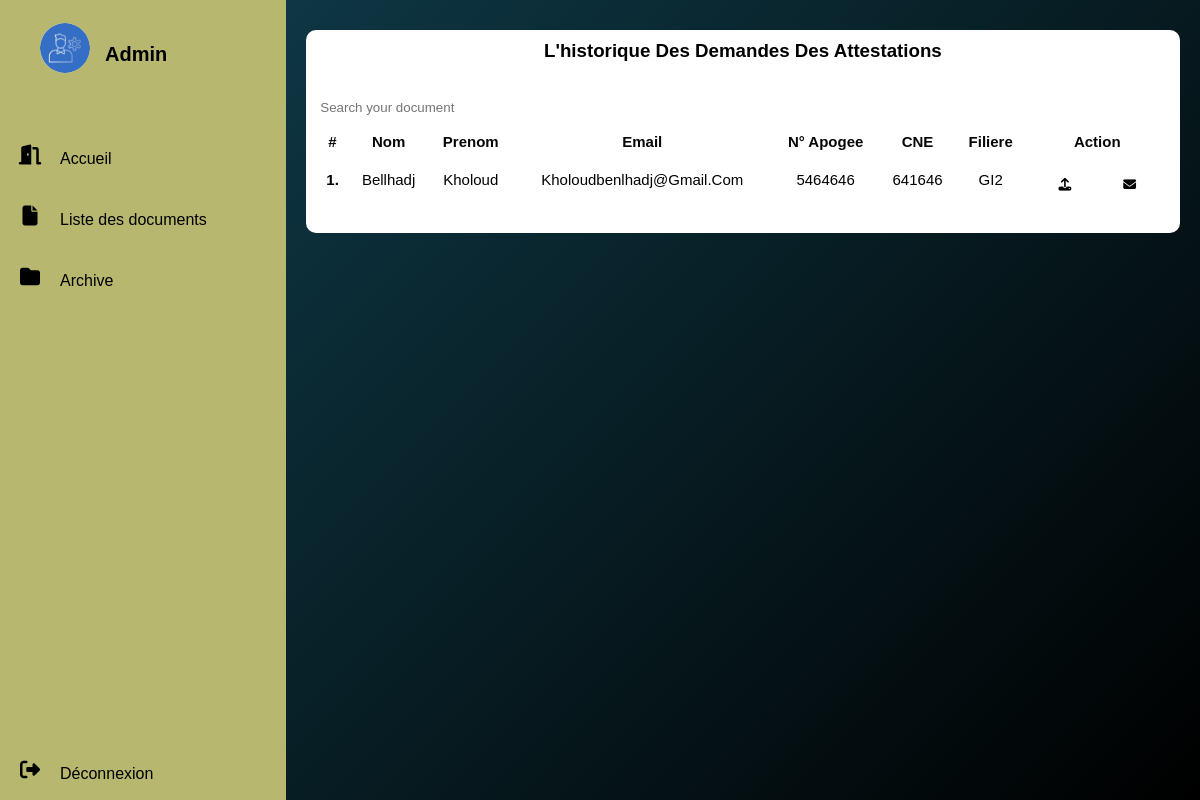
The page /pj_1/historique_attestation.php on the database as committed earlier.
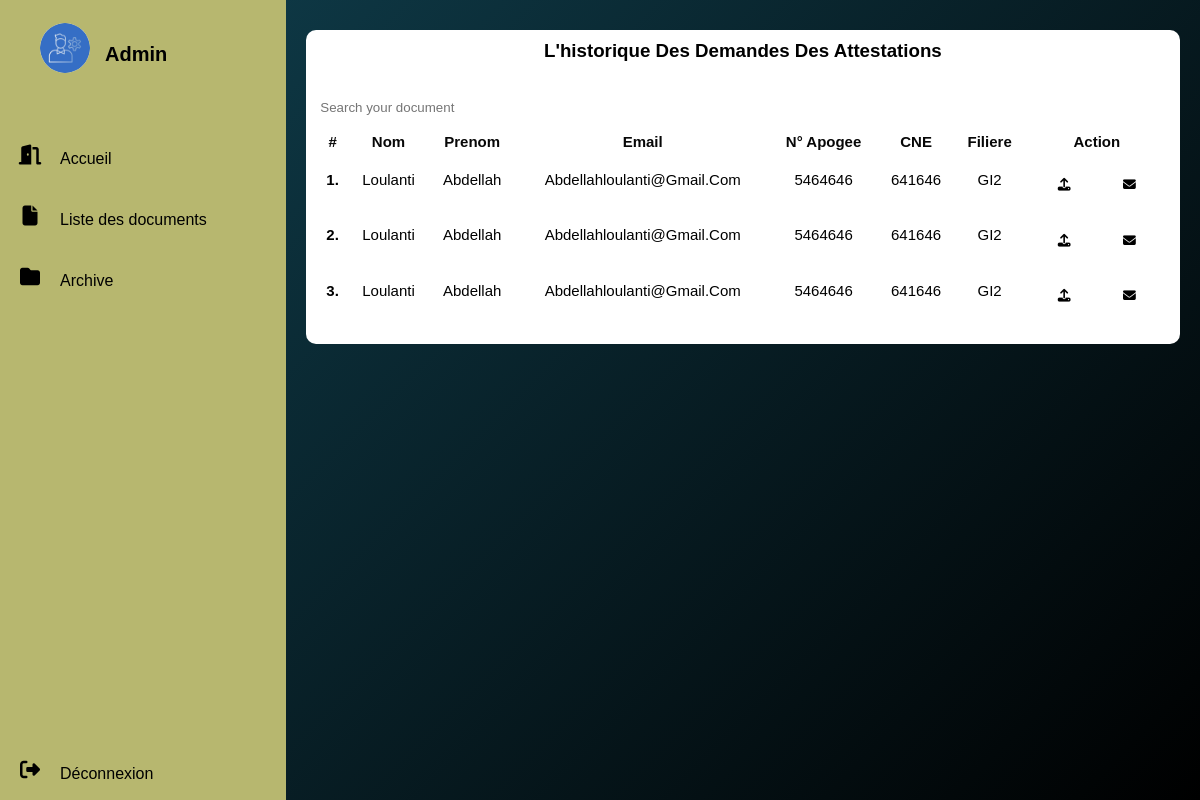
The same page on the database as committed later.
### tables this page shows
CREATE TABLE `archive` (
  `id` int(11) NOT NULL,
  `nom` varchar(30) NOT NULL,
  `prenom` varchar(50) NOT NULL,
  `apoge` int(11) NOT NULL,
  `cne` varchar(30) NOT NULL,
  `email` varchar(100) NOT NULL,
  `filiere` varchar(30) NOT NULL,
  `choix` varchar(50) NOT NULL
);

### pj_1/historique_attestation.php (the view, shortened to what this page needs)
<?php
require("connection.php");
?>
<!DOCTYPE html>
<html lang="en">
<head>
    <link rel="stylesheet" href="styleprofil.css">
 </head>
<body>
<div class="container">
  <nav>
    <ul>
      <div class="sm">
        <li>
            <a href="index.php" class="logo" >
            <img src="img/n.jpg">
            <span class="nav-iten">Admin</span>
        </a>
    </li>
    <li>
      <a href="index.php">
        <i class="fas fa-door-open"></i>
      <span class="nav-item">Accueil</span>
      </a>
  </li>
    <li class="lin">
         <i class="fas fa-file"></i> <input  onclick="setvisibility('sous','table') ;setvisibility('sous1','none');"type="button" class="nav-item" value="Liste des documents">
    </li>
    <li class="lin">
      <i class="fas fa-folder"></i>
    </i> <input   onclick="setvisibility('sous1','table') ;setvisibility('sous','none');"type="button" class="nav-item" value="Archive">
</li>
 <li>
  <a href="index.php" class="logout" >
      <i class="fas fa-sign-out-alt"></i>
  <span class="nav-item">Déconnexion</span>
  </a>
</li>
  </div>
 </ul>
</nav>
    <section class="main">
      <section class="Utilisateurs">
          <div class="users-list">
            <h1>l'historique des demandes des attestations</h1> <br><br>
            <table class="table" id="my-table">
            <input  type="search" placeholder="Search your document" id="search-input">
<br>
              <thead>
                <tr>
                <th >#</th>
      <th >Nom</th>
      <th >Prenom</th>
      <th scope="col">Email</th>
        <th  scope="col">N° apogee</th>
      <th  scope="col">CNE</th>
      <th scope="col">Filiere</th>
                  <th>action</th>
                </tr>
              </thead>
              <tbody>
              <?php
$query="SELECT * FROM `archive` WHERE choix ='attestation' ";
$result=mysqli_query($con,$query);
$i=1;
while($row=mysqli_fetch_assoc($result)){
  ?>
  <tr>
  <th scope="row"><?=$i++?>.</th>
    <td><?=$row['nom']?></td>
    <td><?=$row['prenom']?></td>
    <td><?=$row['email']?></td>
      <td><?=$row['apoge']?></td>
   <td><?=$row['cne']?></td>
      <td><?=$row['filiere']?></td>
    <td>
      <div class="icone">
      <a target="_blank" href="print-att-arc.php?id=<?=$row['id']?>"><i class="fas fa-upload"></i></a>
      <a target="_blank" href="print-att-arc-e.php?id=<?=$row['id']?>"><i class="fas fa-envelope"></i></a>
    </div>
    </td>
  </tr>
 <?php } ?>
 </tbody>
 </table>
</div>
</body>
</html>

Rows that differ between the two databases and show on the page:
changed archive (number 1 of 3 on the later page): nom "Bellhadj" → "Loulanti"; prenom "Kholoud" → "Abdellah"; email "Kholoudbenlhadj@gmail.com" → "Abdellahloulanti@gmail.com"
now on this page (row edited): archive: nom "Loulanti", prenom "Abdellah", email "Abdellahloulanti@gmail.com", apoge "5464646", cne "641646", filiere "GI2"
now on this page (row edited): archive: nom "Loulanti", prenom "Abdellah", email "Abdellahloulanti@gmail.com", apoge "5464646", cne "641646", filiere "GI2"
